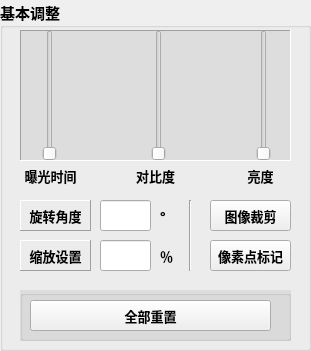
   <widget class="QGroupBox" name="groupBox_4">
    <property name="geometry">
     <rect>
      <x>80</x>
      <y>430</y>
      <width>311</width>
      <height>351</height>
     </rect>
    </property>
    <property name="font">
     <font>
      <family>Adobe Arabic</family>
      <pointsize>11</pointsize>
      <weight>75</weight>
      <bold>true</bold>
     </font>
    </property>
    <property name="autoFillBackground">
     <bool>false</bool>
    </property>
    <property name="title">
     <string>基本调整</string>
    </property>
    <property name="flat">
     <bool>false</bool>
    </property>
    <widget class="QLabel" name="label_35">
     <property name="geometry">
      <rect>
       <x>20</x>
       <y>240</y>
       <width>71</width>
       <height>31</height>
      </rect>
     </property>
     <property name="font">
      <font>
       <family>Adobe Arabic</family>
       <pointsize>10</pointsize>
      </font>
     </property>
     <property name="frameShape">
      <enum>QFrame::Panel</enum>
     </property>
     <property name="frameShadow">
      <enum>QFrame::Raised</enum>
     </property>
     <property name="lineWidth">
      <number>1</number>
     </property>
     <property name="midLineWidth">
      <number>0</number>
     </property>
     <property name="text">
      <string>缩放设置</string>
     </property>
     <property name="alignment">
      <set>Qt::AlignCenter</set>
     </property>
    </widget>
    <widget class="QLineEdit" name="lineEdit_6">
     <property name="geometry">
      <rect>
       <x>100</x>
       <y>200</y>
       <width>51</width>
       <height>31</height>
      </rect>
     </property>
     <property name="text">
      <string/>
     </property>
     <property name="maxLength">
      <number>360</number>
     </property>
    </widget>
    <widget class="QLabel" name="label_30">
     <property name="geometry">
      <rect>
       <x>160</x>
       <y>200</y>
       <width>20</width>
       <height>31</height>
      </rect>
     </property>
     <property name="font">
      <font>
       <family>SimSun-ExtB</family>
       <pointsize>10</pointsize>
      </font>
     </property>
     <property name="text">
      <string>°</string>
     </property>
    </widget>
    <widget class="QLineEdit" name="lineEdit_7">
     <property name="geometry">
      <rect>
       <x>100</x>
       <y>240</y>
       <width>51</width>
       <height>31</height>
      </rect>
     </property>
     <property name="text">
      <string/>
     </property>
    </widget>
    <widget class="QLabel" name="label_33">
     <property name="geometry">
      <rect>
       <x>160</x>
       <y>240</y>
       <width>41</width>
       <height>31</height>
      </rect>
     </property>
     <property name="font">
      <font>
       <family>Adobe Arabic</family>
       <pointsize>10</pointsize>
      </font>
     </property>
     <property name="text">
      <string>％</string>
     </property>
    </widget>
    <widget class="QWidget" name="horizontalLayoutWidget_3">
     <property name="geometry">
      <rect>
       <x>40</x>
       <y>30</y>
       <width>231</width>
       <height>131</height>
      </rect>
     </property>
     <layout class="QHBoxLayout" name="horizontalLayout_3">
      <item>
       <widget class="QSlider" name="verticalSlider">
        <property name="minimumSize">
         <size>
          <width>20</width>
          <height>0</height>
         </size>
        </property>
        <property name="mouseTracking">
         <bool>true</bool>
        </property>
        <property name="styleSheet">
         <string notr="true">QSlider::sub-page:horizontal {
  background: rgb(255,255,0);
  border-radius: 0px;
  margin-top: 8px;
  margin-bottom: 9px;
}</string>
        </property>
        <property name="orientation">
         <enum>Qt::Vertical</enum>
        </property>
        <property name="invertedControls">
         <bool>false</bool>
        </property>
       </widget>
      </item>
      <item>
       <spacer name="horizontalSpacer_4">
        <property name="orientation">
         <enum>Qt::Horizontal</enum>
        </property>
        <property name="sizeHint" stdset="0">
         <size>
          <width>3</width>
          <height>5</height>
         </size>
        </property>
       </spacer>
      </item>
      <item>
       <widget class="QSlider" name="verticalSlider_3">
        <property name="mouseTracking">
         <bool>true</bool>
        </property>
        <property name="orientation">
         <enum>Qt::Vertical</enum>
        </property>
       </widget>
      </item>
      <item>
       <spacer name="horizontalSpacer_5">
        <property name="orientation">
         <enum>Qt::Horizontal</enum>
        </property>
        <property name="sizeHint" stdset="0">
         <size>
          <width>3</width>
          <height>20</height>
         </size>
        </property>
       </spacer>
      </item>
      <item>
       <widget class="QSlider" name="verticalSlider_2">
        <property name="mouseTracking">
         <bool>true</bool>
        </property>
        <property name="orientation">
         <enum>Qt::Vertical</enum>
        </property>
       </widget>
      </item>
     </layout>
    </widget>
    <widget class="QLabel" name="label_29">
     <property name="geometry">
      <rect>
       <x>10</x>
       <y>160</y>
       <width>81</width>
       <height>31</height>
      </rect>
     </property>
     <property name="font">
      <font>
       <family>Adobe Arabic</family>
       <pointsize>10</pointsize>
      </font>
     </property>
     <property name="text">
      <string>曝光时间</string>
     </property>
     <property name="alignment">
      <set>Qt::AlignCenter</set>
     </property>
    </widget>
    <widget class="QLabel" name="label_32">
     <property name="geometry">
      <rect>
       <x>130</x>
       <y>160</y>
       <width>51</width>
       <height>31</height>
      </rect>
     </property>
     <property name="font">
      <font>
       <family>Adobe Arabic</family>
       <pointsize>10</pointsize>
      </font>
     </property>
     <property name="text">
      <string>对比度</string>
     </property>
     <property name="alignment">
      <set>Qt::AlignCenter</set>
     </property>
    </widget>
    <widget class="QLabel" name="label_31">
     <property name="geometry">
      <rect>
       <x>230</x>
       <y>160</y>
       <width>61</width>
       <height>31</height>
      </rect>
     </property>
     <property name="font">
      <font>
       <family>Adobe Arabic</family>
       <pointsize>10</pointsize>
      </font>
     </property>
     <property name="text">
      <string>亮度</string>
     </property>
     <property name="alignment">
      <set>Qt::AlignCenter</set>
     </property>
    </widget>
    <widget class="QPushButton" name="pushButton_10">
     <property name="geometry">
      <rect>
       <x>210</x>
       <y>200</y>
       <width>81</width>
       <height>31</height>
      </rect>
     </property>
     <property name="font">
      <font>
       <family>Adobe Arabic</family>
       <pointsize>10</pointsize>
      </font>
     </property>
     <property name="text">
      <string>图像裁剪</string>
     </property>
     <property name="checkable">
      <bool>true</bool>
     </property>
     <property name="autoExclusive">
      <bool>true</bool>
     </property>
    </widget>
    <widget class="QPushButton" name="pushButton_11">
     <property name="geometry">
      <rect>
       <x>210</x>
       <y>240</y>
       <width>81</width>
       <height>31</height>
      </rect>
     </property>
     <property name="font">
      <font>
       <family>Adobe Arabic</family>
       <pointsize>10</pointsize>
      </font>
     </property>
     <property name="text">
      <string>像素点标记</string>
     </property>
     <property name="checkable">
      <bool>true</bool>
     </property>
    </widget>
    <widget class="QGroupBox" name="groupBox_2">
     <property name="geometry">
      <rect>
       <x>20</x>
       <y>290</y>
       <width>271</width>
       <height>51</height>
      </rect>
     </property>
     <property name="title">
      <string/>
     </property>
     <widget class="QPushButton" name="pushButton_16">
      <property name="geometry">
       <rect>
        <x>10</x>
        <y>10</y>
        <width>241</width>
        <height>31</height>
       </rect>
      </property>
      <property name="font">
       <font>
        <family>Adobe Arabic</family>
        <pointsize>10</pointsize>
       </font>
      </property>
      <property name="mouseTracking">
       <bool>false</bool>
      </property>
      <property name="focusPolicy">
       <enum>Qt::StrongFocus</enum>
      </property>
      <property name="text">
       <string>全部重置</string>
      </property>
      <property name="checkable">
       <bool>false</bool>
      </property>
      <property name="autoRepeatDelay">
       <number>50</number>
      </property>
     </widget>
     <widget class="QMdiArea" name="mdiArea_2">
      <property name="geometry">
       <rect>
        <x>-10</x>
        <y>0</y>
        <width>281</width>
        <height>51</height>
       </rect>
      </property>
      <property name="background">
       <brush brushstyle="SolidPattern">
        <color alpha="50">
         <red>160</red>
         <green>160</green>
         <blue>160</blue>
        </color>
       </brush>
      </property>
     </widget>
     <zorder>mdiArea_2</zorder>
     <zorder>pushButton_16</zorder>
    </widget>
    <widget class="QLabel" name="label_34">
     <property name="geometry">
      <rect>
       <x>20</x>
       <y>200</y>
       <width>71</width>
       <height>31</height>
      </rect>
     </property>
     <property name="font">
      <font>
       <family>Adobe Arabic</family>
       <pointsize>10</pointsize>
      </font>
     </property>
     <property name="frameShape">
      <enum>QFrame::Panel</enum>
     </property>
     <property name="frameShadow">
      <enum>QFrame::Raised</enum>
     </property>
     <property name="lineWidth">
      <number>1</number>
     </property>
     <property name="midLineWidth">
      <number>0</number>
     </property>
     <property name="text">
      <string>旋转角度</string>
     </property>
     <property name="alignment">
      <set>Qt::AlignCenter</set>
     </property>
     <property name="indent">
      <number>27</number>
     </property>
    </widget>
    <widget class="Line" name="line_2">
     <property name="geometry">
      <rect>
       <x>180</x>
       <y>200</y>
       <width>20</width>
       <height>71</height>
      </rect>
     </property>
     <property name="orientation">
      <enum>Qt::Vertical</enum>
     </property>
    </widget>
    <widget class="QMdiArea" name="mdiArea">
     <property name="geometry">
      <rect>
       <x>20</x>
       <y>30</y>
       <width>271</width>
       <height>131</height>
      </rect>
     </property>
     <property name="frameShape">
      <enum>QFrame::Panel</enum>
     </property>
     <property name="frameShadow">
      <enum>QFrame::Sunken</enum>
     </property>
     <property name="background">
      <brush brushstyle="SolidPattern">
       <color alpha="50">
        <red>160</red>
        <green>160</green>
        <blue>160</blue>
       </color>
      </brush>
     </property>
    </widget>
    <zorder>mdiArea</zorder>
    <zorder>label_35</zorder>
    <zorder>lineEdit_6</zorder>
    <zorder>label_30</zorder>
    <zorder>lineEdit_7</zorder>
    <zorder>label_33</zorder>
    <zorder>horizontalLayoutWidget_3</zorder>
    <zorder>label_29</zorder>
    <zorder>label_32</zorder>
    <zorder>label_31</zorder>
    <zorder>pushButton_10</zorder>
    <zorder>pushButton_11</zorder>
    <zorder>groupBox_2</zorder>
    <zorder>label_34</zorder>
    <zorder>line_2</zorder>
   </widget>
